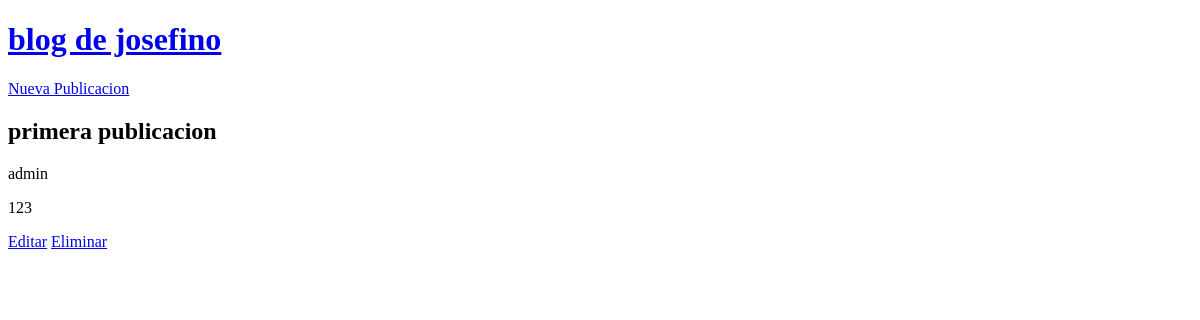
Page /publication/1/ on the earlier database version.
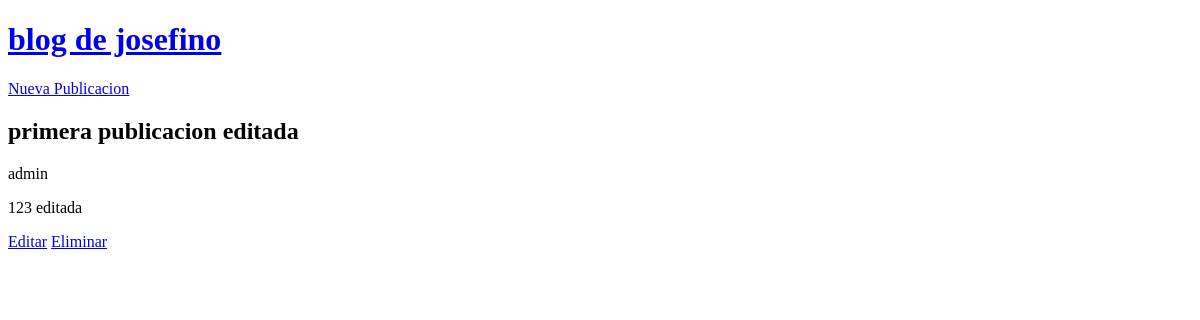
Same page on the later database version.
### blog/models.py (models this page shows, shortened)
class Publication(models.Model):
    title = models.CharField(max_length=100)
    body = models.TextField()
    author = models.ForeignKey(
        'auth.User',
        on_delete=models.CASCADE,
    )
    date = models.DateTimeField(auto_now_add=True)
    updated = models.DateTimeField(auto_now=True)

### blog/views.py (the view)
# urls.py: path( 'publication/<int:pk>/', PublicationDetailView.as_view(), name='publication-detail'), #(int:pk) es un parametro que se pasa a la vista y representa el numero de la llave primaria del objeto que 
class PublicationDetailView(DetailView):
    model = Publication
    template_name = 'publication-detail.html'

### templates/publication-detail.html
{% extends "_base.html" %}
{% block content %}
    <h2>{{ publication.title }}</h2>
    <p>{{ publication.author }}</p>
    <p>{{ publication.body }}</p>
    <a href="{% url 'publication-update' publication.pk %}">Editar</a>
    <a href="{% url 'publication-delete' publication.pk %}">Eliminar</a>
{% endblock content %}

Differences in the rows shown:
changed Publication "admin": title "primera publicacion" → "primera publicacion editada"; body "123" → "123 editada"
